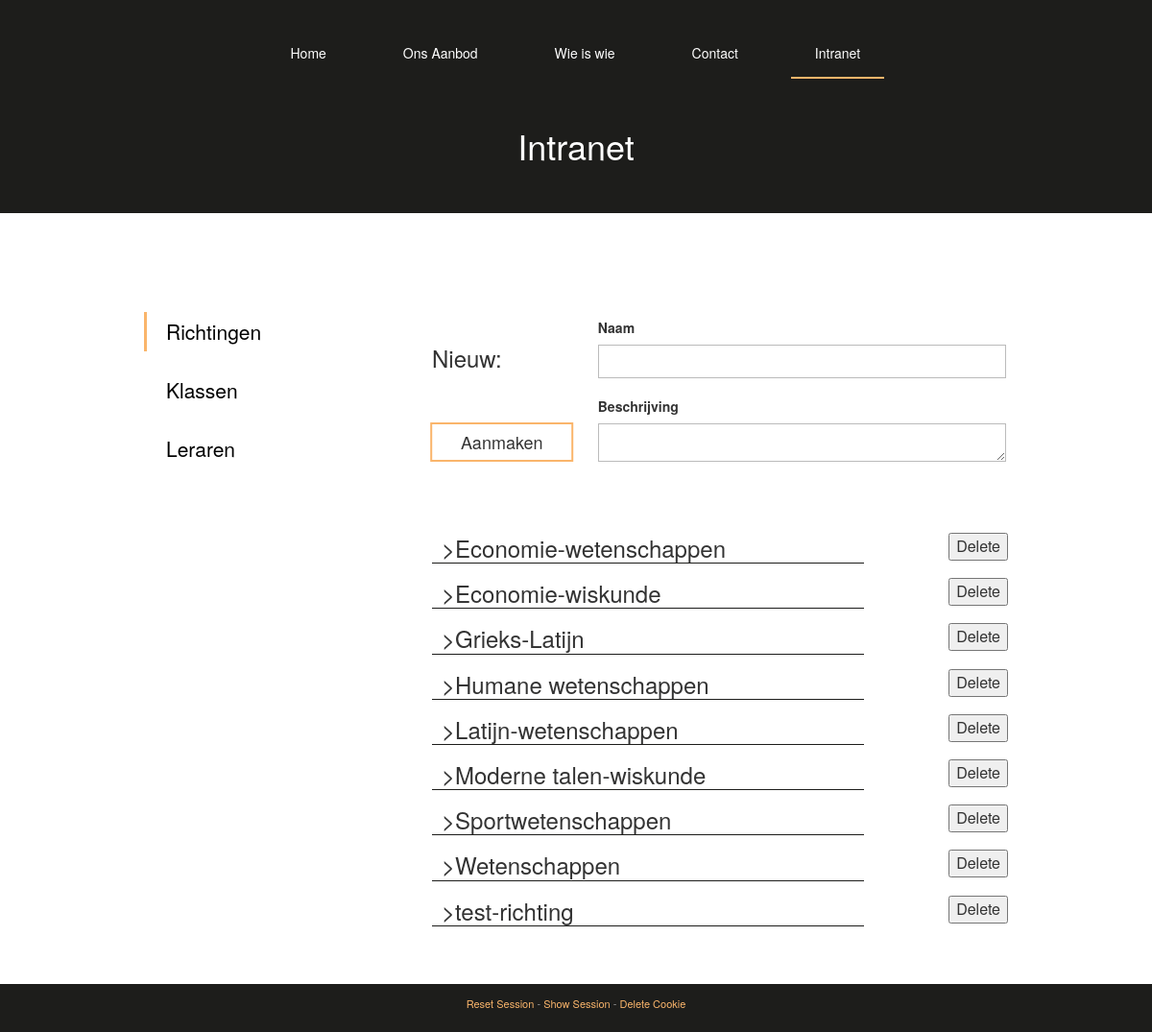
The page /intranet on the database as committed earlier.
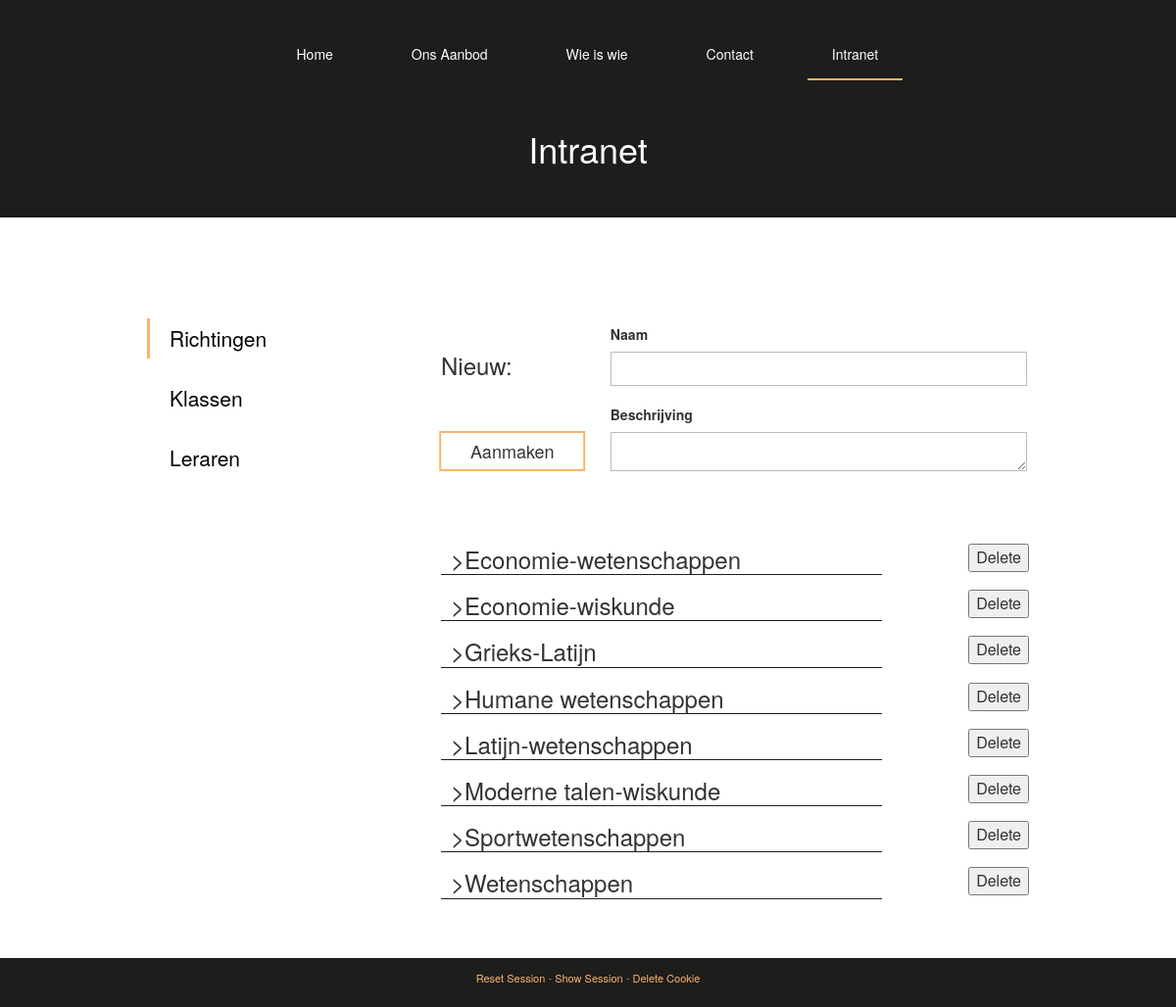
The same page on the database as committed later.
### tables this page shows
CREATE TABLE "richtingen" (
	`richting_id`	INTEGER PRIMARY KEY AUTOINCREMENT UNIQUE,
	`name`	TEXT UNIQUE,
	`description`	TEXT
);

### project/views.py (the view)
@app.route('/intranet', methods=['GET', 'POST'])
@app.route('/intranet/<option>', methods=['GET', 'POST'])
def intranet(option='Richtingen'):
	session_add_page('intranet')
	leraarArray = get_leraren()
	aanbodArray = get_aanbod()
	klasArray = get_klassen()
	try:
		form = MyForm(request.form)
		if request.method == 'POST': #AND FORM.VALIDATE() IS EEN PROBLEEEM?????
			whichForm = request.form.get('button')
			to_do = ""
			note = ""
			form.value = []
			if whichForm == 'Aanmaken':
				form.value =	[request.form.get('naam'),
								request.form.get('description')]
				to_do = "INSERT INTO richtingen (name,description) VALUES (?, ?)"
				note = "Richting aangemaakt!"
			if whichForm == 'Delete':
				form.value = [request.form.get('delete-id')]
				to_do = "DELETE FROM richtingen WHERE richting_id = ?"
				note = "Richting gedelete!"
				print form.value
			if whichForm == 'Update':
				print "update"
				return
			db = get_db()
			db.execute(to_do, (form.value));
			db.commit()
			flash(note)
	except KeyError:
		return 'error'
	return set_cookie(render_template('intranet.html', option=option, leraarArray=leraarArray, aanbodArray=aanbodArray, klasArray=klasArray, form=form))

### project/forms.py
class MyForm(Form):
	naam = StringField('Naam', [validators.Length(min=3, max=35), validators.required()])
	straat = StringField('Straat', [validators.Length(min=3, max=35), validators.required()])
	stad = StringField('Stad', [validators.Length(min=3, max=35), validators.required()])
	postcode = IntegerField('Postcode', [validators.required()])
	phone = IntegerField('Telefoonnummer', [validators.required()])
	msg = TextAreaField('Bericht', [validators.Length(min=20, max=500), validators.required()])
	description = TextAreaField('Beschrijving', [validators.Length(min=20, max=500), validators.required()])

### project/views.py (called while the page is built)
def connect_db():
	db = sqlite3.connect('school.db')
	return db

def get_db():
    if not hasattr(g, 'sqlite_db'):
        g.sqlite_db = connect_db()
    return g.sqlite_db

def set_cookie(link=None):
	url = link
	response = app.make_response(url)
	response.set_cookie('Atheneum Antwerpen', value='visited')
	return response

def session_add_page(currentPage=None):
	if 'page' in session.keys():
		page_list = session['page']
		page_list.append(currentPage)
		session['page'] = page_list
	else:
		session['page'] = [currentPage]
	return

### project/templates/intranet.html (shortened to what this page needs)
{% extends "index.html" %}
{% block title %}Intranet{% endblock %}
{% set title = 'intranet' %}
{% block content %}
	<div>
		{% from "_macros.html" import flashes %}
	</div>
	<div class="wrapper cfx">
		<div>
			<ul id="nav">
				<li {% if option == 'Richtingen' %}class="active"{% endif %}><a href="{{ url_for('intranet') }}/Richtingen">Richtingen</a></li>
				<li {% if option == 'Klassen' %}class="active"{% endif %}><a href="{{ url_for('intranet') }}/Klassen">Klassen</a></li>
				<li {% if option == 'Leraren' %}class="active"{% endif %}><a href="{{ url_for('intranet') }}/Leraren">Leraren</a></li>
			</ul>
		</div>
		<div>
			{% if option == 'Richtingen' %}
			<ul class="study cfx">
				<h4>Nieuw:</h4>
				<form method="post" action="{{ url_for('intranet') }}" class="new">
					<p><input type="submit" name='button' value="Aanmaken">
					{% from "_macros.html" import render_field %}
					<dl>
						{{ render_field(form.naam) }}
						{{ render_field(form.description) }}
					</dl>
				</form>
				{% for richting in aanbodArray %}
					<li>
						<div>
							<form method="post" action="{{ url_for('intranet') }}" class="delete">
								<p><input type="submit" name='button' value="Delete"></p>
							</form>
							<button class="dropdown"><h3><span>></span>{% for info in richting %}{% if loop.index == 2 %}{{ info }}{% endif %}{% endfor %}</h3></button>
						</div>
					</li>
				{% endfor %}
			</ul>
			{% elif option == 'Klassen'%}
			<ul class="klassen">
				{% for klas in klasArray %}
				<li><p>{% for info in klas %}{% if loop.index == 1 %}{{ info }}{% endif %}{% endfor %} {% for info in klas %}{% if loop.index == 2 %}{{ info }}{% endif %}{% endfor %}</p></li>
				{% endfor %}
			</ul>
			{% endif %}
		</div>
	</div>
{% endblock %}

Rows that differ between the two databases and show on the page:
removed richtingen: name "test-richting"
